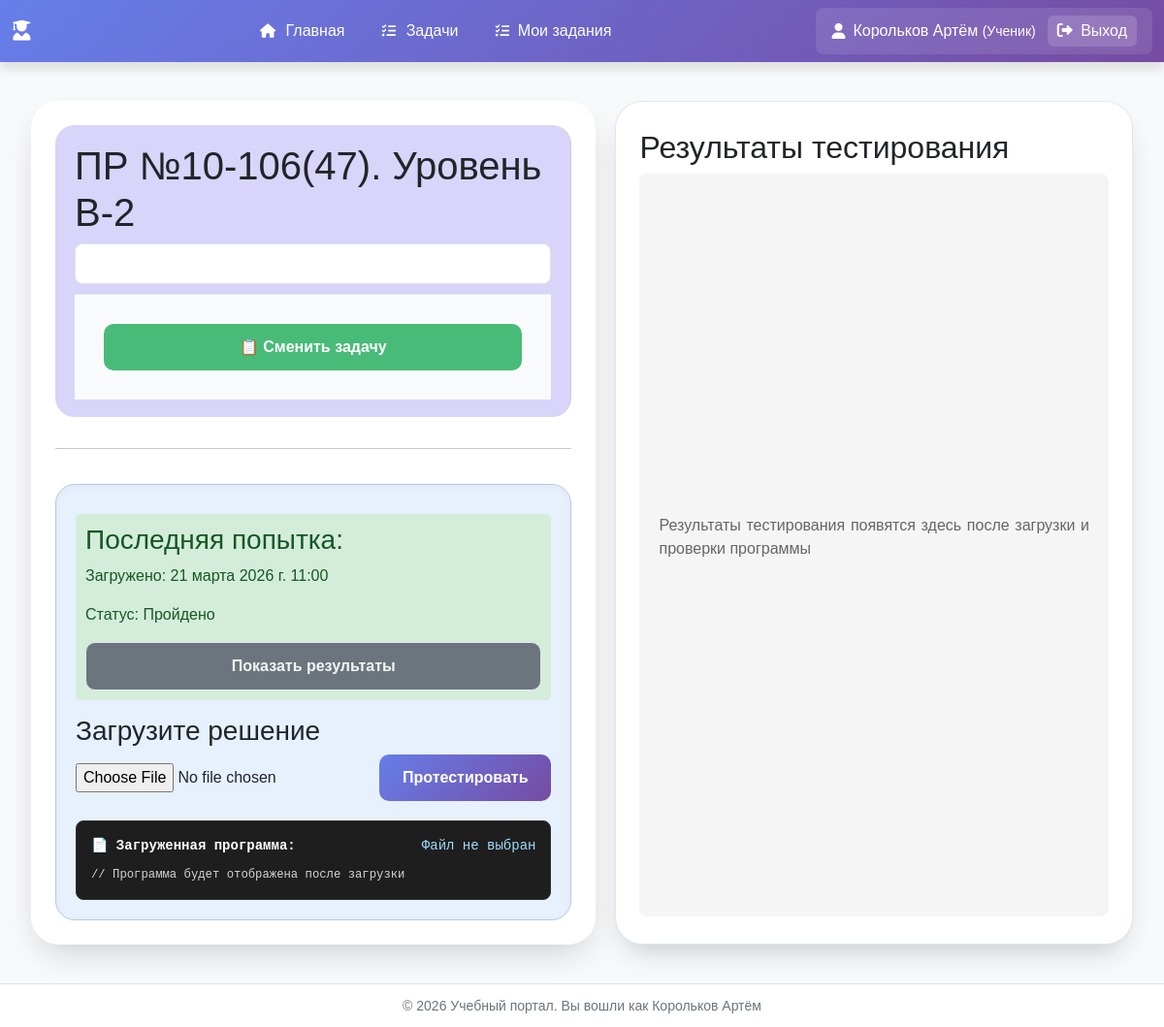
Before: /tasks/task/67/ (signed in) with the older database file.
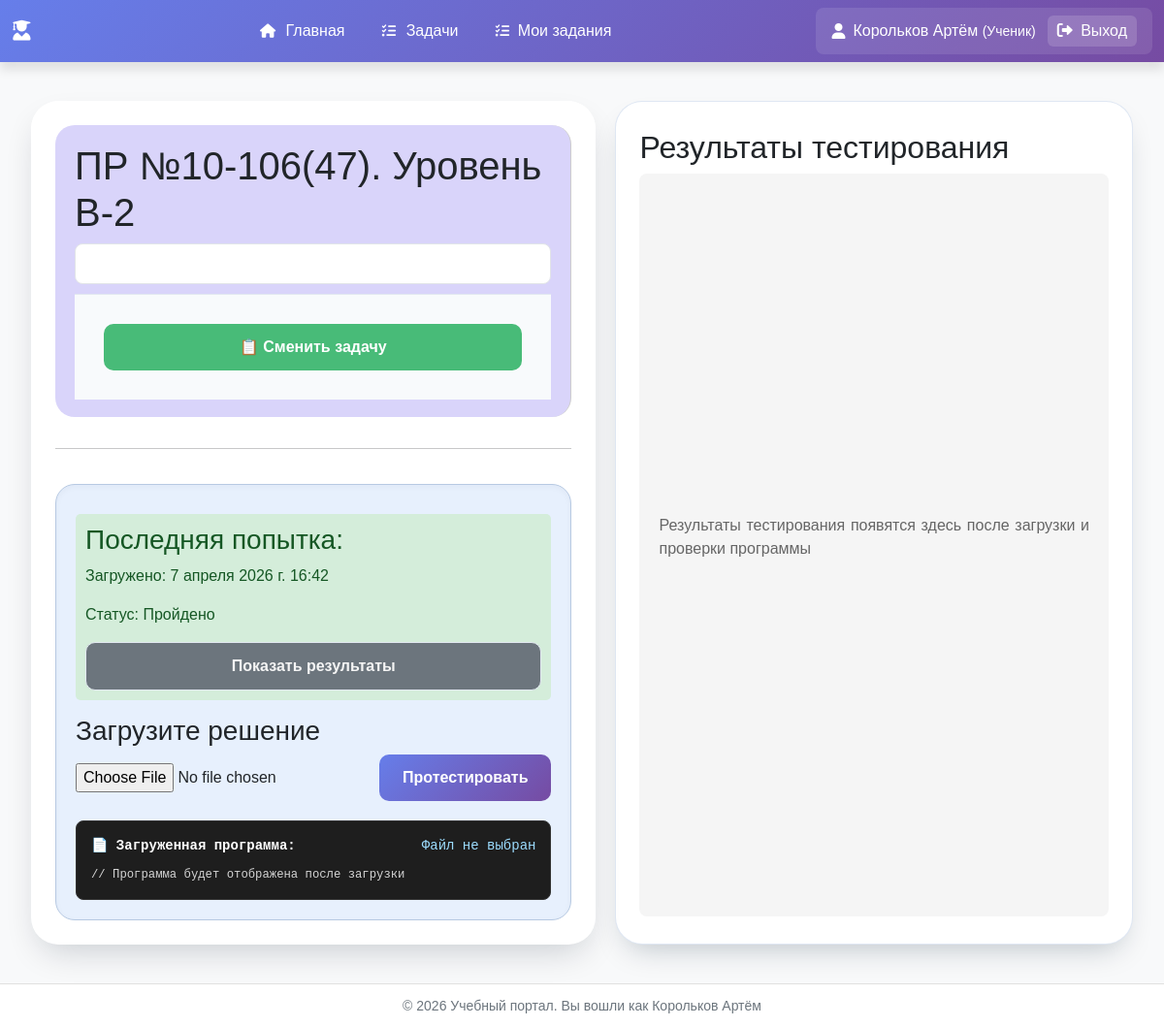
After: the same page with the newer database file.
### task_description_app/models.py (models this page shows, shortened)
class UploadedProgram(models.Model):
    user = models.ForeignKey(
        settings.AUTH_USER_MODEL,
        on_delete=models.CASCADE,
        null=True,
        blank=True
    )
    task = models.ForeignKey(Task, on_delete=models.CASCADE, related_name='solutions')
    program_file = models.FileField(upload_to='student_programs/%Y/%m/%d/')
    program_path = models.CharField(max_length=500, blank=True)  # Абсолютный путь
    upload_time = models.DateTimeField(auto_now_add=True)
    test_results = models.JSONField(null=True, blank=True)
    status = models.CharField(
        max_length=20,
        choices=[
            ('uploaded', 'Загружено'),
            ('testing', 'Тестируется'),
            ('passed', 'Пройдено'),
            ('failed', 'Не пройдено'),
        ],
        default='uploaded'
    )

### task_description_app/views.py (the view)
# urls.py: path('task/<int:task_id>/', views.task_detail, name='task_detail'),
def task_detail(request, task_id):
    task = get_object_or_404(Task, id=task_id)
    task_files = get_task_files(task_id)
    md_content = ""
    if os.path.exists(task_files['md']):
        with open(task_files['md'], 'r', encoding='utf-8') as f:
            md_content = f.read()
    html_content = render_markdown_without_empty_blocks(md_content, task.id)
    uploaded_program = None
    last_attempt = None
    if request.user.is_authenticated:
        uploaded_program = UploadedProgram.objects.filter(
            task=task,
            user=request.user
        ).order_by('-upload_time').first()
        task_id_str = str(task.id)
        last_attempt = TaskAttempt.objects.filter(
            user=request.user,
            real_task_id=task_id_str  # используем real_task_id вместо task_id
        ).order_by('-attempt_time').first()
    context = {
        'task': task,
        'md_html': html_content,
        'uploaded_program': uploaded_program,
        'last_attempt': last_attempt,
        'title': task.title
    }
    return render(request, 'task_description_app/task_detail.html', context)

### task_description_app/utils.py (called while the page is built)
def get_task_files(task_id):
    task_dir = os.path.join(settings.TASKS_ROOT, 'tasks', str(task_id))
    files = {
        'md': os.path.join(task_dir, 'task.md'),
        'py': os.path.join(task_dir, 'task.py'),
        'tests': []
    }
    if os.path.exists(task_dir):
        for filename in os.listdir(task_dir):
            if filename.startswith('test') and (filename.endswith('.in') or filename.endswith('.out')):
                files['tests'].append(os.path.join(task_dir, filename))
    return files

### task_description_app/views.py (called while the page is built)
def render_markdown_without_empty_blocks(md_content, task_id):
    md_content_with_images = process_markdown_images(md_content, task_id)
    html_content = markdown.markdown(md_content_with_images, extensions=['extra'])
    html_content = re.sub(r'<pre><code[^>]*>\s*</code></pre>\n?', '', html_content)
    return html_content

### templates/task_description_app/task_detail.html (shortened to what this page needs)
{% extends 'base.html' %}
{% load static %}
{% block extra_css %}
    <link rel="stylesheet"
          href="https://cdnjs.cloudflare.com/ajax/libs/highlight.js/11.9.0/styles/atom-one-dark.min.css">
    <link rel="stylesheet" href="{% static 'task_description_app/css/task_description.css' %}">
    <link rel="stylesheet" href="{% static 'testing_app/css/testing_app.css' %}">
{% endblock %}
{% block content %}
    <div class="grid-split">
        <div class="left-panel">
            <div class="task-description">
                <h1>{{ task.title }}</h1>
                <div class="markdown-content">
                </div>
                <div class="results-actions">
                    <a href="{% url 'tasks:task_list' %}" class="btn btn-success">
                        📋 Сменить задачу
                    </a>
                </div>
            </div>
            <hr>
            <div class="upload-section-bottom" style="grid-column: 1; margin-top: 20px;">
                {% if uploaded_program %}
                    <div class="status {{ uploaded_program.status }}" style="margin-bottom: 15px;">
                        <h3>Последняя попытка:</h3>
                        <p>Загружено: {{ uploaded_program.upload_time }}</p>
                        <p>Статус: {{ uploaded_program.get_status_display }}</p>
                        <button class="btn btn-secondary" onclick="showAttemptResults({{ last_attempt.id }})">
                            Показать результаты
                        </button>
                    </div>
                {% endif %}
                <div class="upload-form" style="margin-bottom: 20px;">
                    <h3>Загрузите решение</h3>
                    <form id="programUploadForm" enctype="multipart/form-data">
                        <div style="display: flex; gap: 10px; align-items: center;">
                            <input type="file" name="file" accept=".py" id="programFile" required style="flex-grow: 1;">
                            <button type="submit" class="btn btn-primary">Протестировать</button>
                        </div>
                    </form>
                </div>
                <div class="program-display">
                    <div style="display: flex; justify-content: space-between; align-items: center; margin-bottom: 10px; color: #fff;">
                        <strong>📄 Загруженная программа:</strong>
                        <span id="programFileName" style="color: #9cdcfe;">Файл не выбран</span>
                    </div>
                    <pre id="programContent" style="margin: 0; white-space: pre-wrap; word-wrap: break-word;">// Программа будет отображена после загрузки</pre>
                </div>
            </div>
        </div>
        <div class="upload-section" style="display: flex; flex-direction: column; height: 100%;">
            <h2>Результаты тестирования</h2>
            <div id="testResultsPlaceholder"
                 style="flex-grow: 1; display: flex; flex-direction: column; align-items: center; justify-content: center; background: #f5f5f5; border-radius: 8px; padding: 20px; text-align: center;">
                <p style="color: #666;">Результаты тестирования появятся здесь после загрузки и проверки программы</p>
            </div>
        </div>
    </div>
{% endblock %}

Changed rows visible on the page:
no longer on this page (row unchanged): UploadedProgram: upload_time "21 марта 2026 г. 11:00", status "Пройдено"
added UploadedProgram: upload_time "7 апреля 2026 г. 16:42", status "Пройдено"
